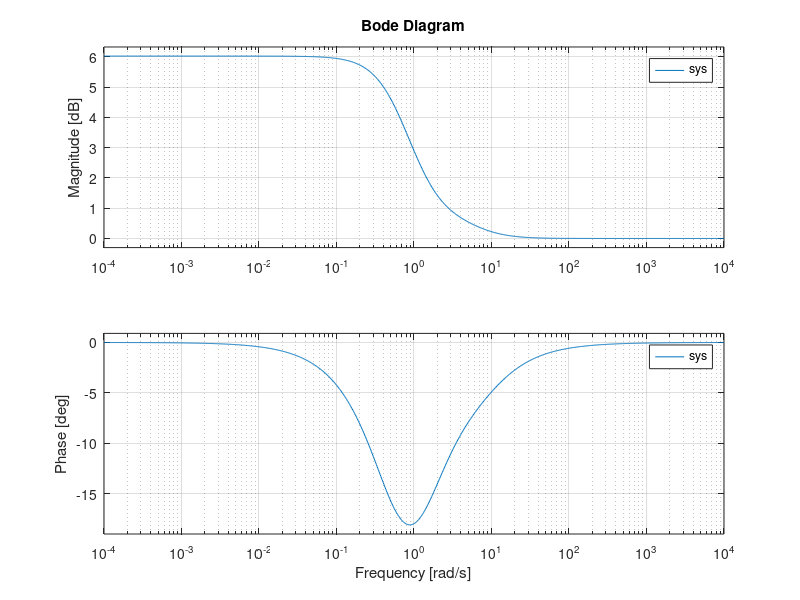
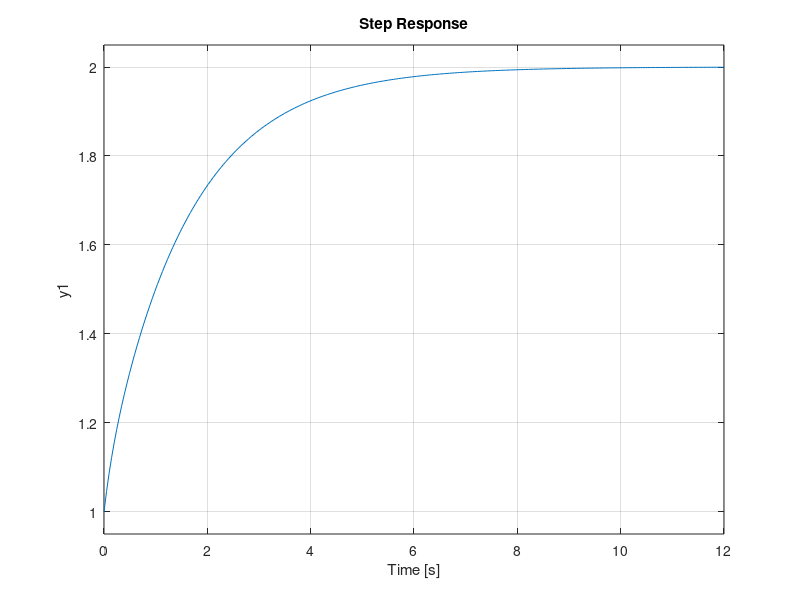

The MATLAB source for these figures, in order:
% Define the system matrices
A = [-7 -4; 1 0];
B = [1; 0];
C = [1 4];
D = 1;

% Create the system model
sys = ss(A, B, C, D);

% Generate a range of frequencies from very low (DC) to high
freqs = logspace(-4, 4, 1000); % from 10^-4 to 10^4 rad/s

% Task a - Calculate DC-Gain and high-frequency gain from Bode plot
[mag,~,wout] = bode(sys, freqs);

% Extract the magnitude and convert to absolute (not dB)
mag = squeeze(mag(1,:,:));
abs_mag = 20*log10(mag);

% Find DC Gain (at frequency close to 0)
dc_gain = mag(1);
fprintf('DC Gain from Bode plot: %f\n', dc_gain);

% Find high-frequency gain (gain as frequency approaches a high value)
% Assuming high frequency as the last point of our freq range here for simplicity
high_freq_gain = mag(end);
fprintf('High-frequency Gain from Bode plot: %f\n', high_freq_gain);

% Alternatively, find the high-frequency gain from the Bode plot where the
% magnitude plot becomes flat indicating a steady value. This can be found by
% inspecting the plot or by finding the frequency where the slope of the magnitude
% plot is approximately zero.

% Plot the Bode diagram for visualization
figure;
bode(sys, freqs);
grid on;

% Task b - Plot the step response
figure;
step(sys, 12); % Plot step response for 12 seconds

% Calculate DC-Gain from the step response
dc_gain_step = dcgain(sys);
fprintf('DC Gain from step response: %f\n', dc_gain_step);
